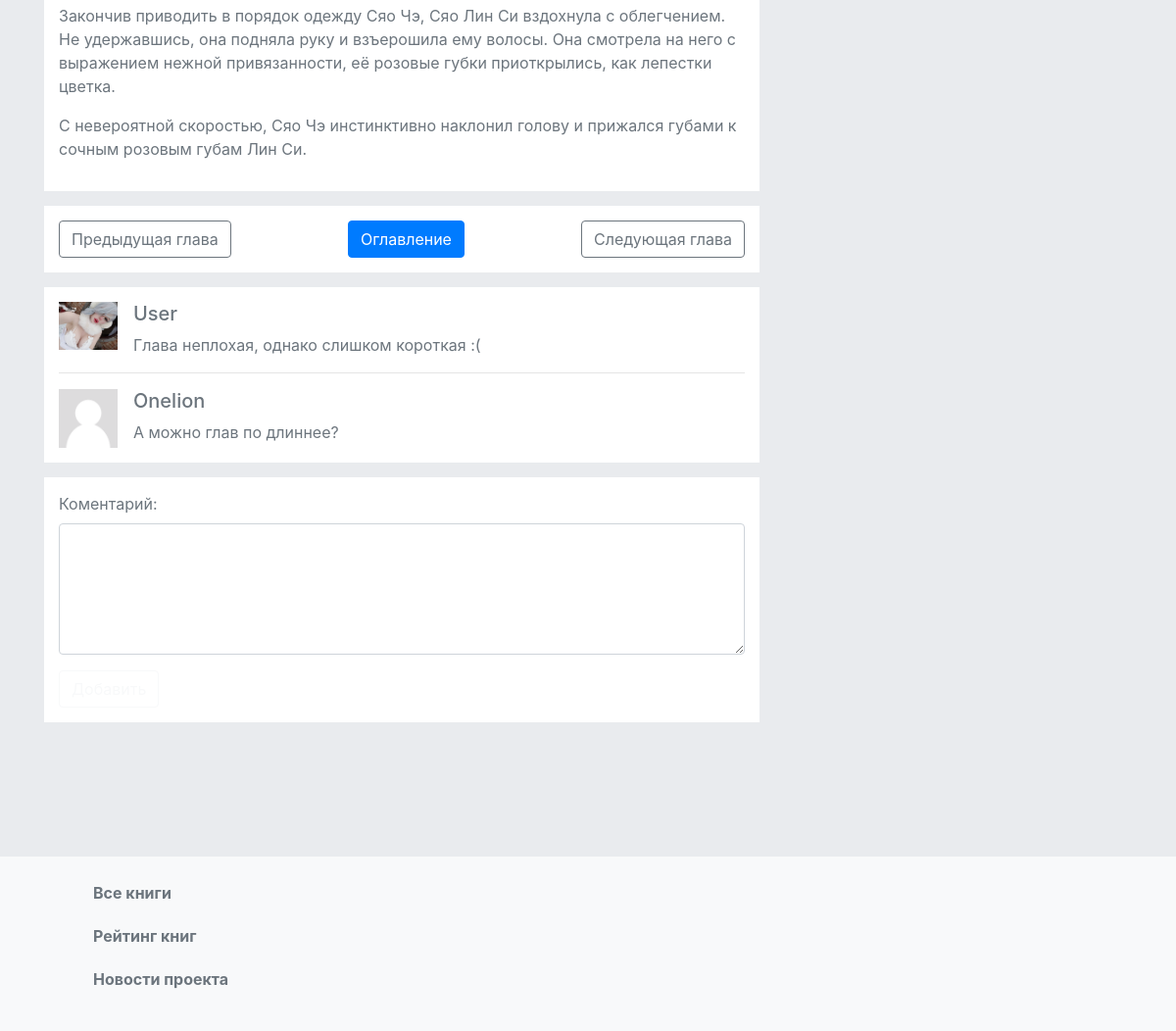
Before: /catalog/book/1/chapter/4 (lower part) with the older database file.
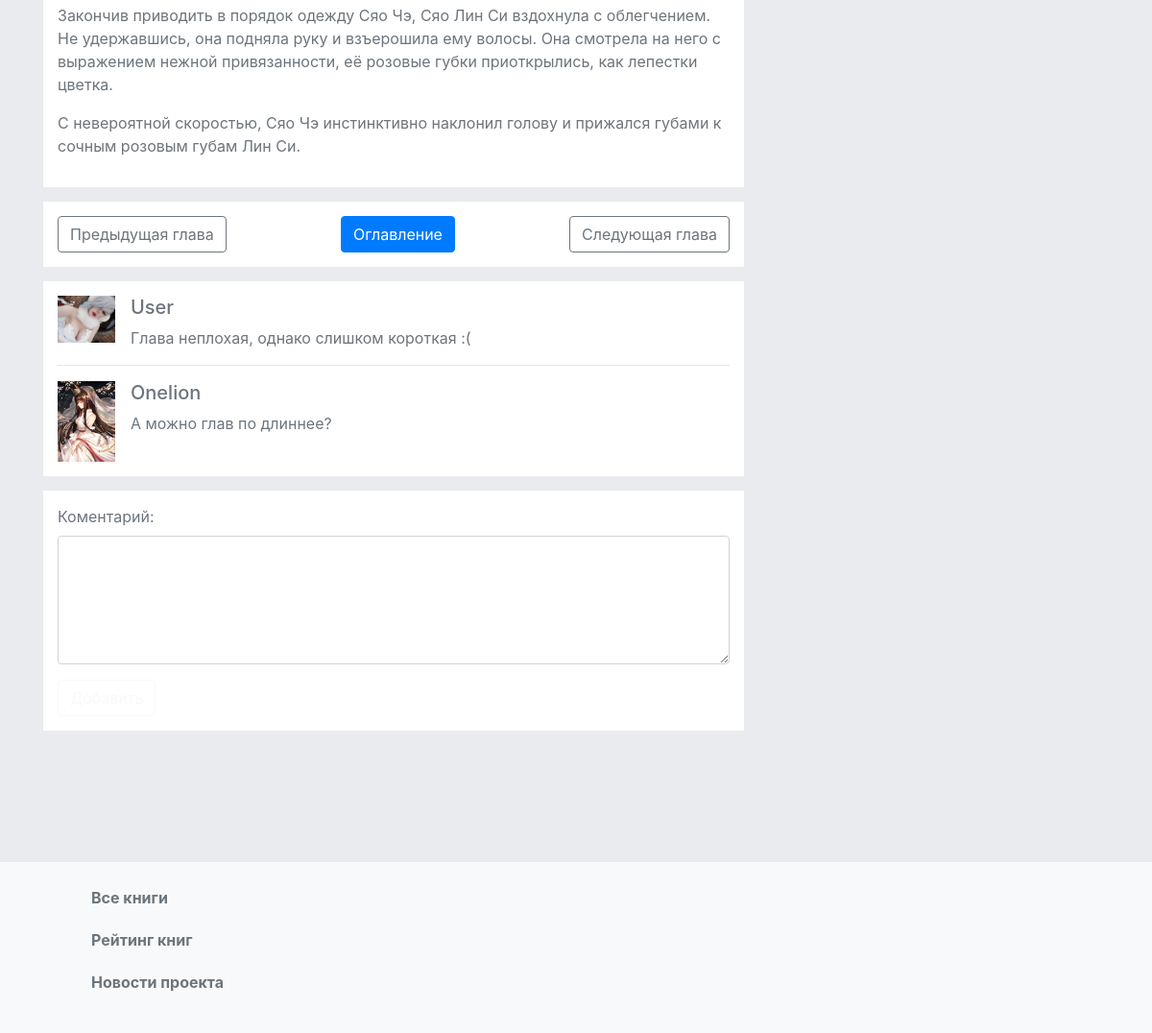
After: the same page with the newer database file.
### ranobe/apps/catalog/models.py (models this page shows, shortened)
class ChapterComment(models.Model):
	book = models.ForeignKey('Book', on_delete = models.CASCADE, verbose_name = 'Книга')
	commentator = models.ForeignKey(User, on_delete = models.CASCADE, null = True, blank = True)
	chapter = models.ForeignKey('Chapter', verbose_name = 'Глава', on_delete = models.CASCADE)
	pub_date = models.DateTimeField('Дата публикации', auto_now_add = True)
	content = models.TextField('Содержание кометария', max_length = 500)
	class Meta:
		verbose_name = 'Комментарий к главе'
		verbose_name_plural = 'Комментарии к главам'

### ranobe/apps/accounts/models.py (models this page shows, shortened)
class UserProfile(models.Model):
	user = models.OneToOneField(User, on_delete = models.CASCADE)
	avatar = models.ImageField(upload_to = 'images/users', verbose_name = 'Изображение', default = 'images/users/noavatar.png')
	balacne = models.IntegerField('Баланс', validators = [MinValueValidator(0)], default = 0)
	THEME_VARIANTS = (
		('l', 'Светлый'),
		('d', 'Темный'),
	)
	theme = models.CharField('Тема', max_length = 1, choices = THEME_VARIANTS, default = 'l', help_text = 'Тема страницы, для пользователья.')
	readed_books = models.ManyToManyField(Book, verbose_name = 'Книги, отмеченные как - "Прочитано"', blank = True)
	class Meta:
		verbose_name = 'Профиль'
		verbose_name_plural = 'Профили'

### ranobe/apps/catalog/views.py (the view, shortened to what this page needs)
# urls.py: url(r'^book/(?P<book_id>\d+)/chapter/(?P<chapter_id>\d+)$', views.chapter_detail, name = "chapter-detail"),
def chapter_detail(request, chapter_id, book_id):
	chapters = Chapter.objects.filter(book_id = book_id)
	comments = ChapterComment.objects.filter(chapter_id = chapter_id)
	chapter = 0
	index = 0
	for i in chapters:
		if str(i.id) == chapter_id:
			chapter = i
			break
		index += 1
	if index == 0:
		prev_chapter = False
	else:
		prev_chapter = chapters[index - 1]
	if index == len(chapters) - 1:
		next_chapter = False
	else:
		next_chapter = chapters[index + 1]
	tmp = 'light_template.html'
	return render(
		request,
		'catalog/chapter_detail.html',
		context = {
			'tmp'			: tmp,
			'chapter'		: chapter,
			'prev_chapter'	: prev_chapter,
			'next_chapter'	: next_chapter,
			'comments'		: comments,
		}
	)

### ranobe/apps/catalog/models.py (called while the page is built)
	def get_absolute_url(self):
		return reverse('chapter-detail', args = [str(self.book.id), str(self.id)])

	def get_absolute_url(self):
		return reverse('book-detail', args = [str(self.id)])

### ranobe/templates/catalog/chapter_detail.html (shortened to what this page needs)
{% extends tmp %}
{% block content %}
	<div class="book-block">
		<h3 class="text-secondary"><b>Глава {{ chapter.number }}: </b>{{ chapter.title }}</h3><br>
		<div class="text-secondary">{{ chapter.content|linebreaks }}</div>
	</div>
	<div class="book-block">
		<div class="d-flex justify-content-between">
		{% if prev_chapter %}
			<div>
				<a href="{{ prev_chapter.get_absolute_url }}"><button type="button" class="btn btn-outline-secondary">Предыдущая глава</button></a>
			</div>
		{% else %}
			<div>
				<button type="button" class="btn btn-outline-secondary" disabled>Предыдущая глава</button>
			</div>
		{% endif %}
		<div>
			<a href="{{ chapter.book.get_absolute_url }}"><button type="button" class="btn btn-primary">Оглавление</button></a>
		</div>
		{% if next_chapter %}
			<div>
				<a href="{{ next_chapter.get_absolute_url }}"><button type="button" class="btn btn-outline-secondary">Следующая глава</button></a>
			</div>
		{% else %}
			<div>
			<button type="button" class="btn btn-outline-secondary" disabled>Следующая глава</button>
		</div>
		{% endif %}
	</div>
	</div>
	<div class="book-block">
		{% if comments %}
			{% for comment in comments %}
				<div class="media">
					<img src="{{ comment.commentator.userprofile.avatar.url }}" class="mr-3" alt="User avatar" width="60px;">
					<div class="media-body text-secondary">
						<h5 class="mt-0">{{ comment.commentator.username }}</h5>
						{{ comment.content }}
					</div>
				</div>
				{% if not forloop.last %}
					<hr>
				{% endif %}
			{% endfor %}
		{% else %}
			<p class="text-secondary" style="text-align: center;">У данный главы пока что нету комментариев.</p>
		{% endif %}
	</div>
	<div class="book-block">
		<form>
			<div class="form-group">
  				<label for="comment" class="text-secondary">Коментарий:</label>
				<textarea class="form-control" rows="5" id="comment"></textarea>
			</div>
			<input type="submit" value="Добавить" class="btn btn-outline-light">
		</form>
	</div>
{% endblock %}

Changed rows visible on the page:
changed through a linked row, ChapterComment "А можно глав по длиннее?": commentator.userprofile.avatar: picture added in place of a placeholder
